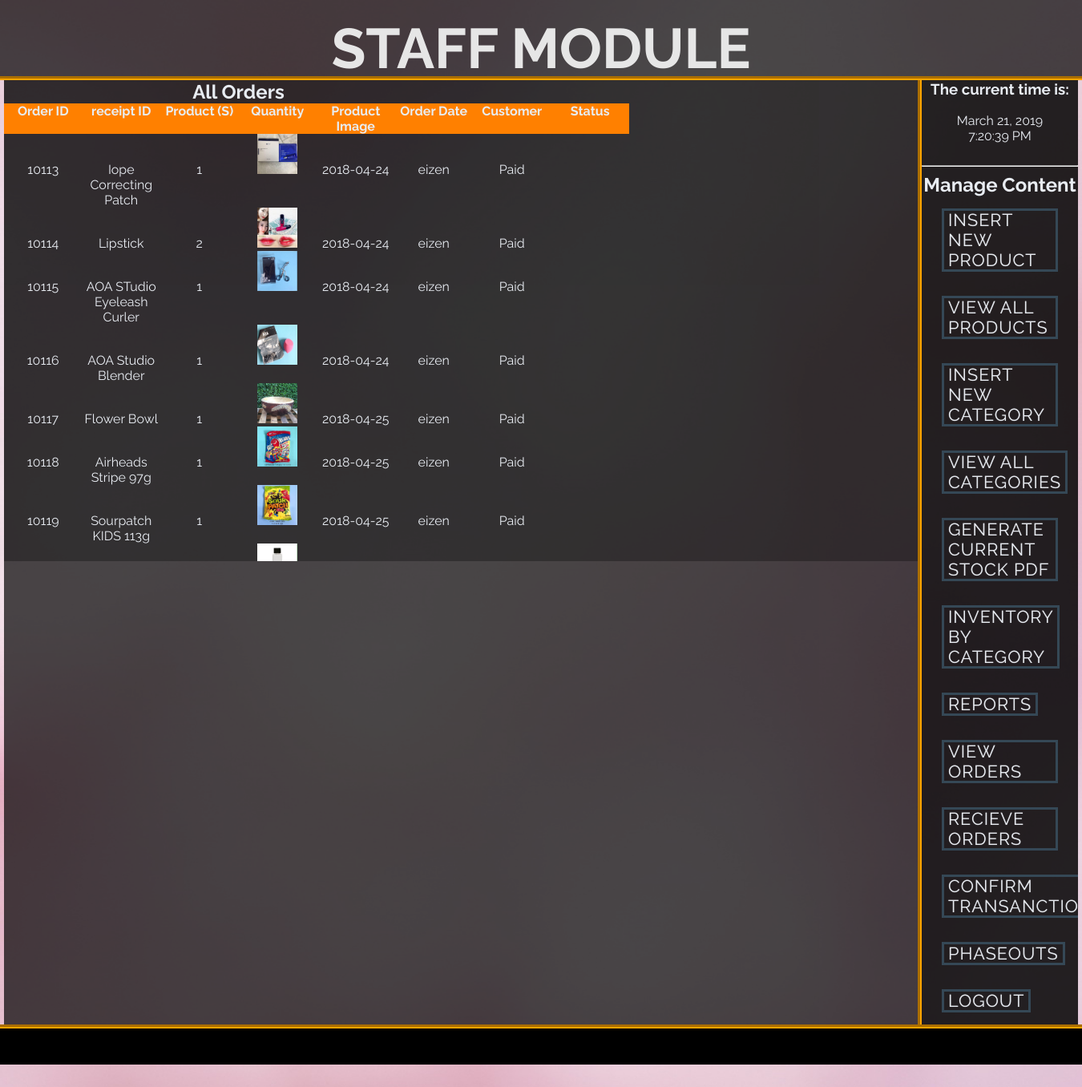
Screenshot of /staff_area/index.php?view_orders (signed in) with the database file from the repository.
### tables this page shows
CREATE TABLE `orders` (
  `orderid` int(255) NOT NULL,
  `qty` varchar(255) NOT NULL,
  `receipt_id` int(11) NOT NULL,
  `pro_id` varchar(255) NOT NULL,
  `order_date` varchar(255) NOT NULL,
  `status` varchar(255) NOT NULL,
  `customer` varchar(123) NOT NULL,
  `recieved_by` varchar(123) NOT NULL,
  `customer_contact` int(11) NOT NULL,
  `customer_address` varchar(256) NOT NULL,
  `date_paid` varchar(213) NOT NULL
);

CREATE TABLE `products` (
  `prod_id` int(100) NOT NULL,
  `prod_title` text NOT NULL,
  `prod_cat` text NOT NULL,
  `prod_brand` int(11) NOT NULL,
  `prod_qty` int(100) NOT NULL,
  `prod_price` decimal(65,2) NOT NULL,
  `prod_image` text NOT NULL,
  `dateentered` varchar(123) NOT NULL,
  `prod_desc` varchar(255) NOT NULL
);

### staff_area/view_orders.php (the view, shortened to what this page needs)
<?php
if(!isset($_SESSION['user_email'])){
	echo "<script>window.open('login.php?not_admin=You are not an Admin!','_self')</script>";
}
else {
?>
<table width="780" align="center">
	<tr align="center">
		<td colspan="6"><h2>All Orders</h2></td>
	</tr>
	<tr align="center" bgcolor="#ff8000" style="text-align:center;">
		<th>Order ID</th>
		<th>receipt ID</th>
		<th>Product (S)</th>
		<th>Quantity</th>
		<th>Product Image</th>
		<th>Order Date</th>
		<th>Customer</th>
		<th>Status</th>
	</tr>
	<?php
	include("includes/db.php");
	$get_order = "select * from orders";
	$run_order = mysqli_query($con, $get_order);
	while ($row_pro=mysqli_fetch_array($run_order)){
	$order_id = $row_pro['orderid'];
		$qty = $row_pro['qty'];
		$pro_id = $row_pro['pro_id'];
		$order_date = $row_pro['order_date'];
		$cust = $row_pro['customer'];
		$status = $row_pro['status'];
		$get_pro = "select * from products where prod_id='$pro_id'";
		$run_pro = mysqli_query($con, $get_pro);
		$row_pro=mysqli_fetch_array($run_pro);
		$pro_image = $row_pro['prod_image'];
		$pro_title = $row_pro['prod_title'];
?>
	<tr align="center" style="text-align:center;">
			<td><?php echo $order_id;?></td>
		<td><?php echo $pro_title;?></td>
			<td><?php echo $qty;?></td>
		<td><img src="../admin_area/product_images/<?php echo $pro_image;?>" width="50" height="50" />
		</td>
		<td><?php echo $order_date;?></td>
		<td><?php echo $cust;?></td>
		<td><?php echo $status;?></td>
	</tr>
	<?php
	}
	?>
</table>
<?php } ?>

### staff_area/styles/style.css (style rules this page uses)
html, body, div, span, applet, object, iframe, h1, h2, h3, h4, h5, h6, p, blockquote, pre, a, abbr, acronym, address, big, cite, code, del, dfn, em, img, ins, kbd, q, s, samp, small, strike, strong, sub, sup, tt, var, b, u, i, center, dl, dt, dd, ol, ul, li, fieldset, form, label, legend, table, caption, tbody, tfoot, thead, tr, th, td, article, aside, canvas, details, embed, figure, figcaption, footer, header, hgroup, menu, nav, output, ruby, section, summary, time, mark, audio, video { margin: 0; padding: 0; border: 0; vertical-align: baseline; }
body { background:url('../images/body_bg.jpg'); color: #e8ecf2; font-family:PT Serif; background-repeat: no-repeat; background-attachment: fixed; -moz-background-size: cover; -webkit-background-size: cover; -o-background-size: cover; background-size: cover; -moz-transition: all 0.3s ease-in-out; -webkit-transition: all 0.3s ease-in-out; -o-transition: all 0.3s ease-in-out; transition: all 0.3s ease-in-out; }
table { table-layout: fixed; }
td { word-wrap:break-word }

### staff_area/css/component.css (style rules this page uses)
*, *:after, *::before { -webkit-box-sizing: border-box; -moz-box-sizing: border-box; box-sizing: border-box; }
body { font-family: 'Raleway', sans-serif; color: #e8ecf2; }

### staff_area/index.php (style rules this page uses)
body { color :#e8ecf2 }

### rows the page displays
orders: orderid "10113", products.prod_title "Iope Correcting Patch", qty "1", products.prod_image (picture), order_date "2018-04-24", customer "eizen", status "Paid"
orders: orderid "10114", products.prod_title "Lipstick", qty "2", products.prod_image (picture), order_date "2018-04-24", customer "eizen", status "Paid"
orders: orderid "10115", products.prod_title "AOA STudio Eyeleash Curler", qty "1", products.prod_image (picture), order_date "2018-04-24", customer "eizen", status "Paid"
orders: orderid "10116", products.prod_title "AOA Studio Blender", qty "1", products.prod_image (picture), order_date "2018-04-24", customer "eizen", status "Paid"
orders: orderid "10117", products.prod_title "Flower Bowl", qty "1", products.prod_image (picture), order_date "2018-04-25", customer "eizen", status "Paid"
orders: orderid "10118", products.prod_title "Airheads Stripe 97g", qty "1", products.prod_image (picture), order_date "2018-04-25", customer "eizen", status "Paid"
orders: orderid "10119", products.prod_title "Sourpatch KIDS 113g", qty "1", products.prod_image (picture), order_date "2018-04-25", customer "eizen", status "Paid"
orders: products.prod_image (picture)
